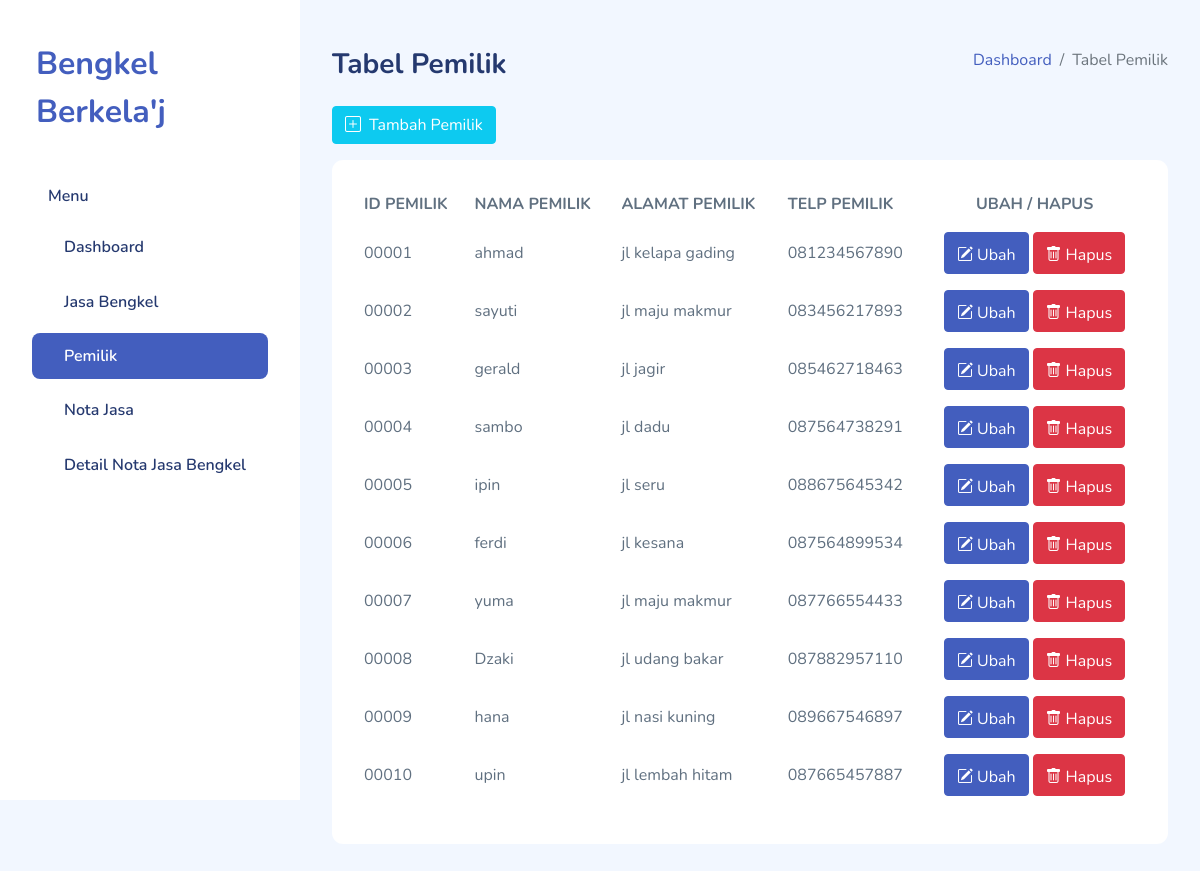
The app's page /tabel-pemilik.php with its own data.
### tables this page shows
CREATE TABLE pemilik(
id_pemilik VARCHAR (6),
nama_pemilik VARCHAR(30),
alamat_pemilik VARCHAR (30),
telp_pemilik VARCHAR (12),
CONSTRAINT pemilik_id_pemilik_pk PRIMARY KEY (id_pemilik)
);

### DB.php (called while the page is built, shortened)
<?php
class db{
    function __construct(){
        $dbname = "bengkel";
        $host = "localhost";
        $uname = "root";
        $pass = "";
        $this->db = new PDO("mysql:host=$host;dbname=$dbname", $uname, $pass);
	}
}
?>

### pemilik.php (called while the page is built, shortened)
<?php
require_once 'db.php';
class pemilik extends db {
    function show(){
        $data = $this->db->prepare("SELECT * FROM pemilik");
        try {
            $data->execute();
            $result = $data->fetchAll();
        } catch (PDOException $e) {
            print_r($e->getMessage());
        }
        return $result;
    }
}
?>

### tabel-pemilik.php (the view, shortened to what this page needs)
<?php
require_once 'pemilik.php';
$pemilik = new pemilik;
?>
<!DOCTYPE html>
<html lang="en">
<head>
    <link rel="stylesheet" href="assets/css/bootstrap.css">
    <link rel="stylesheet" href="assets/vendors/iconly/bold.css">
    <link rel="stylesheet" href="assets/vendors/perfect-scrollbar/perfect-scrollbar.css">
    <link rel="stylesheet" href="assets/vendors/bootstrap-icons/bootstrap-icons.css">
    <link rel="stylesheet" href="assets/css/app.css">
</head>
<body>
<div id="app">
<div id="sidebar" class="active">
            <div class="sidebar-wrapper active">
                <div class="sidebar-header">
                    <div class="d-flex justify-content-between">
                        <a href="index.php" class="mt-2 ms-1">Bengkel Berkela'j</a>
                    </div>
                </div>
                <div class="sidebar-menu">
                    <ul class="menu" id="menu">
                        <li class="sidebar-title">Menu</li>
                        <li class="sidebar-item">
                            <a href="index.php" class='sidebar-link'>
                                <span>Dashboard</span>
                            </a>
                        </li>
                        <li class="sidebar-item">
                            <a href="tabel-jasabengkel.php" class='sidebar-link'>
                                <span>Jasa Bengkel</span>
                            </a>
                        </li>
                        <li class="sidebar-item active">
                            <a href="tabel-pemilik.php" class='sidebar-link'>
                                <span>Pemilik</span>
                            </a>
                        </li>
                        <li class="sidebar-item">
                            <a href="tabel-notajasa.php" class='sidebar-link'>
                                <span>Nota Jasa</span>
                            </a>
                        </li>
                        <li class="sidebar-item">
                            <a href="tabel-detailnotajasabengkel.php" class='sidebar-link'>
                                <span>Detail Nota Jasa Bengkel</span>
                            </a>
                        </li>
                    </ul>
                </div>
            </div>
        </div>
        <div id="main">
            <div class="page-heading">
                <div class="page-title">
                    <div class="row">
                        <div class="col-12 col-md-6 order-md-1 order-last">
                            <h3>Tabel Pemilik</h3>
                            <button type="button" class="btn btn-info mb-3 mt-4 d-flex justify-content-center" data-bs-toggle="modal" data-bs-target="#tambah">
                                <span class="bi bi-plus-square me-2" style="padding-top: 2px;"></span>Tambah Pemilik
                            </button>
                        </div>
                        <div class="col-12 col-md-6 order-md-2 order-first">
                            <nav aria-label="breadcrumb" class="breadcrumb-header float-start float-lg-end">
                                <ol class="breadcrumb">
                                    <li class="breadcrumb-item"><a href="index.php">Dashboard</a></li>
                                    <li class="breadcrumb-item active" aria-current="page">Tabel Pemilik</li>
                                </ol>
                            </nav>
                        </div>
                    </div>
                </div>
                <section class="section">
                    <div class="card">
                        <div class="card-body">
                            <table class="table table-hover table-borderless" id="datatable">
                                <thead>
                                    <tr>
                                        <th scope="col">ID PEMILIK</th>
                                        <th scope="col">NAMA PEMILIK</th>
                                        <th scope="col">ALAMAT PEMILIK</th>
                                        <th scope="col">TELP PEMILIK</th>
                                        <th scope="col" class="text-center">UBAH / HAPUS</th>
                                    </tr>
                                </thead>
                                <tbody>
                                    <?php foreach($pemilik->show() as $pem) : ?>
                                        <tr>
                                            <td scope="col"><?= $pem['id_pemilik'] ?></td>
                                            <td scope="col"><?= $pem['nama_pemilik'] ?></td>
                                            <td scope="col"><?= $pem['alamat_pemilik'] ?></td>
                                            <td scope="col"><?= $pem['telp_pemilik'] ?></td>
                                            <td class="d-flex justify-content-center">
                                               <button type="button" class="btn btn-primary me-1 d-flex" data-bs-toggle="modal" data-bs-target="#update<?=$pem['id_pemilik']?>">
                                                   <li class="bi bi-pencil-square me-1" style="list-style-type: none; padding-top: 6px"></li>
                                                   <div style="padding-top: 4px">Ubah</div>
                                               </button>
                                               <button type="button" class="btn btn-danger d-flex" data-bs-toggle="modal" data-bs-target="#delete<?=$pem['id_pemilik']?>">
                                                   <li class="bi bi-trash me-1" style="list-style-type: none; padding-top: 6px"></li>
                                                   <div style="padding-top: 4px">Hapus</div>
                                               </button>
                                           </td>
                                        </tr>
                                    <?php endforeach; ?>
                                </tbody>
                            </table>
                        </div>
                    </div>
                </section>
            </div>
        </div>
    </div>
</body>
</html>

### assets/css/app.css (style rules this page uses)
.btn.btn-danger,.btn.btn-info,.btn.btn-primary,.btn.btn-secondary,.btn.btn-success,.btn.btn-warning { color:#fff }
.card { margin-bottom:2.2rem;border:none }
.card .card-body { padding:1.5rem }
#sidebar.active .sidebar-wrapper { left:0 }
.sidebar-wrapper { width:300px;height:100vh;position:fixed;top:0;z-index:10;overflow-y:auto;background-color:#fff;bottom:0;transition:left .5s ease-out }
.sidebar-wrapper .sidebar-header { padding:2rem 2rem 1rem;font-size:2rem;font-weight:700 }
.sidebar-wrapper .menu { margin-top:2rem;padding:0 2rem;font-weight:600 }
.sidebar-wrapper .menu .sidebar-title { padding:0 1rem;margin:1.5rem 0 1rem;font-size:1rem;list-style:none;font-weight:600;color:#25396f }
.sidebar-wrapper .menu .sidebar-link { display:block;padding:.7rem 1rem;font-size:1rem;display:flex;align-items:center;border-radius:.5rem;transition:all .5s;text-decoration:none;color:#25396f }
.sidebar-wrapper .menu .sidebar-link span { margin-left:1rem }
.sidebar-wrapper .menu .sidebar-item { list-style:none;margin-top:.5rem;position:relative }
.sidebar-wrapper .menu .sidebar-item.active .sidebar-link { background-color:#435ebe }
.sidebar-wrapper .menu .sidebar-item.active .sidebar-link span { color:#fff }
.dataTable-table td,.dataTable-table thead th,.table td,.table thead th { vertical-align:middle }
.bi { width:1rem;height:1rem }
#main { margin-left:300px;padding:2rem }
.page-heading { margin:0 0 2rem }
.page-heading h3 { font-weight:700 }
a { text-decoration:none }

### records on screen
pemilik: id_pemilik "00001", nama_pemilik "ahmad", alamat_pemilik "jl kelapa gading", telp_pemilik "081234567890"
pemilik: id_pemilik "00002", nama_pemilik "sayuti", alamat_pemilik "jl maju makmur", telp_pemilik "083456217893"
pemilik: id_pemilik "00003", nama_pemilik "gerald", alamat_pemilik "jl jagir", telp_pemilik "085462718463"
pemilik: id_pemilik "00004", nama_pemilik "sambo", alamat_pemilik "jl dadu", telp_pemilik "087564738291"
pemilik: id_pemilik "00005", nama_pemilik "ipin", alamat_pemilik "jl seru", telp_pemilik "088675645342"
pemilik: id_pemilik "00006", nama_pemilik "ferdi", alamat_pemilik "jl kesana", telp_pemilik "087564899534"
pemilik: id_pemilik "00007", nama_pemilik "yuma", alamat_pemilik "jl maju makmur", telp_pemilik "087766554433"
pemilik: id_pemilik "00008", nama_pemilik "Dzaki", alamat_pemilik "jl udang bakar", telp_pemilik "087882957110"
pemilik: id_pemilik "00009", nama_pemilik "hana", alamat_pemilik "jl nasi kuning", telp_pemilik "089667546897"
pemilik: id_pemilik "00010", nama_pemilik "upin", alamat_pemilik "jl lembah hitam", telp_pemilik "087665457887"
